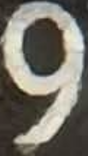
#> input picture img/test/9.png, 88 x 156 px, found by its file name
$ jupyter execute --allow-errors analyse_image.ipynb
#> lines starting #> are read from the running program, lines starting #| are printed output that depends on the picture; after the words box and inside, x2 and y2 are one past the last pixel; in counts of white or black regions, pixels touching at a corner belong together
#> further down, I0 is the input picture: shape (156, 88, 4) float32; mean R, G, B, A 0.462, 0.448, 0.411, 1
# Analyse Image Compteur

[cell 1]
# Import des modules
import matplotlib.pyplot as plt
import numpy as np
import cv2 as cv
from scipy import signal
from skimage import color, measure, morphology, filters

[cell 2]
def get_image_at_correct_shape(image):
    color_shape_length = image.shape[2]
#> color_shape_length = 4
    assert color_shape_length >= 3, "Image must have at least 3 channels"
    if color_shape_length > 3:
        image = image[:,:,:3]
    return image

def get_binaried_image(image, threshold):
    image = get_image_at_correct_shape(image)
    image = color.rgb2gray(image)
#> image: shape (156, 88) float32
    image = image > threshold
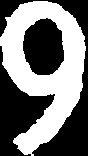
#> image: shape (156, 88) bool; 46.9% white; 1 white region, box (x1, y1, x2, y2) and area: (0, 1, 86, 156) 6440

    return image

def get_image_with_biggest_object(bin_image):
    labels = measure.label(bin_image)
#> labels: shape (156, 88) int32; values 0 (black) and 1 (white), 46.9% white; 1 white region
    regions = measure.regionprops(labels)
#> regions = 1 regions; box (x1, y1, x2, y2) and area: (0, 1, 86, 156) 6440
    idx_max_area = max(enumerate(regions), key=lambda x: x[1].area)[0] + 1
#> idx_max_area = 1
    return np.isin(labels, idx_max_area)

def get_smoothed_image(image, sigma):
#> called with sigma = 2
    image = morphology.dilation(image, morphology.disk(sigma))
#> image: shape (156, 88) bool; 54.7% white; 6 black regions (1 under 20 px), largest, box (x1, y1, x2, y2) and area: (0, 65, 52, 156) 2135, (34, 51, 88, 156) 1707, (25, 20, 62, 73) 1545, (52, 0, 88, 46) 509, (0, 0, 28, 34) 314
    image = morphology.erosion(image, morphology.disk(sigma))
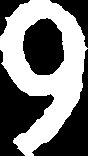
#> image: shape (156, 88) bool; 47.5% white; 1 white region, box (x1, y1, x2, y2) and area: (0, 0, 88, 156) 6523
    return image

def get_binaried_number_image(image, threshold, sigma):
    bin_image = get_binaried_image(image, threshold)
    bin_image = get_image_with_biggest_object(bin_image)
    bin_image = get_smoothed_image(bin_image, sigma)
    return bin_image

def get_number_from_image(number_bin_image):
    correlation_factors = np.zeros(10)
    for i in range(10):
        h = plt.imread(f'./img/ocr/bin{i}.png').copy()
        h = get_binaried_image(h, 0.5).astype(int)

        I = signal.correlate2d(number_bin_image, h, mode='same')

        correlation_factors[i] = np.max(I)

    return np.argmax(correlation_factors)

[cell 3]
I0 = plt.imread('../img/9.png').copy()

threshold = 0.31  # filters.threshold_otsu(I0_threshold)
I0_binary = get_binaried_image(I0, threshold)
I0_binary = get_image_with_biggest_object(I0_binary)
I0_binary = get_smoothed_image(I0_binary, 2)

fig, axs = plt.subplots(1, 2, figsize=(4, 2))

axs[0].imshow(I0, cmap='gray')
axs[0].set_title('Image originale')

axs[1].imshow(I0_binary, cmap='gray')
axs[1].set_title('Image binaire')

for ax in axs.flat:
    ax.axis('off')

[cell 4]
threshold = 0.31  # filters.threshold_otsu(I0_threshold)

thresholds = [0.31, 0.29, 0.35, 0.23, 0.30, 0.32, 0.31, 0.29, 0.25, 0.31]

fig, axs = plt.subplots(10, 2, figsize=(4, 20))

#> (the rest of this cell did not finish here and is left out)

[cell 5]
threshold = 0.5  # filters.threshold_otsu(I0_threshold)
#> threshold = 0.5

#> (the rest of this cell did not finish here and is left out)

[cell 6]
threshold = 0.5  # filters.threshold_otsu(I0_threshold)

Image = plt.imread(f'../img/3bis.png').copy()
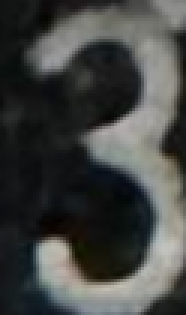
#> input picture img/test/3bis.png, 62 x 105 px, found by its file name (shown 3 times larger)
#> Image is the input picture: shape (105, 62, 4) float32; mean R, G, B, A 0.263, 0.27, 0.262, 1
binaried_Image = get_binaried_image(Image, threshold)
#> in get_binaried_image (call 2), `image = image > threshold`: image: shape (105, 62) bool; 25.3% white; 5 white regions (2 under 20 px), largest, box (x1, y1, x2, y2) and area: (13, 12, 62, 105) 1441, (14, 6, 32, 23) 149, (52, 0, 62, 9) 57

correlation_factors = np.zeros(9)

#> (the rest of this cell did not finish here and is left out)

[cell 7]
# Générer l'image du 9 avec celle du 6

Image6 = plt.imread(f'../img/6.png').copy()
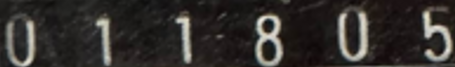
#> input picture img/data/6.png, 455 x 67 px, found by its file name
#> Image6 is the input picture: shape (67, 455, 4) float32; mean R, G, B, A 0.199, 0.186, 0.176, 1
Image9 = cv.flip(Image6, -1)
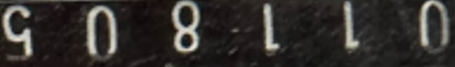
#> Image9: shape (67, 455, 4) float32; mean R, G, B, A 0.199, 0.186, 0.176, 1

plt.imsave(f'../img/9.png', Image9)
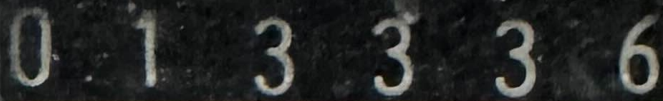
#> input picture img/data/1.png, 663 x 101 px
#> further down, I is the input picture: shape (101, 663, 4) float32; mean R, G, B, A 0.145, 0.152, 0.147, 1

[cell 8]
fig, axs = plt.subplots(8, 6, figsize=(4, 20))

#> (the rest of this cell did not finish here and is left out)

#> in get_binaried_image (call 3), `image = image > threshold`: image: shape (101, 663) bool; 10% white; 15 white regions (9 under 20 px)
#> `labels = measure.label(bin_I)`:
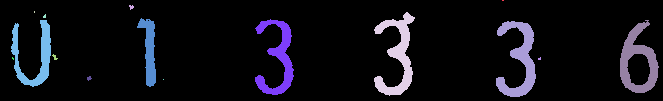
#> labels: shape (101, 663) int32; 16 distinct labels, from 0 to 15; one colour per label, 0 black
#> `regions = measure.regionprops(labels)`: regions = 15 regions; largest, box (x1, y1, x2, y2) and area: (374, 12, 415, 96) 1298, (496, 21, 536, 97) 1298, (620, 20, 659, 93) 1259, (255, 19, 294, 95) 1121, (11, 20, 51, 87) 985
#> `sorted_regions = sorted(regions, key=lambda r: r.area, reverse=True)[:6]`: sorted_regions = 6 regions; box (x1, y1, x2, y2) and area: (374, 12, 415, 96) 1298, (496, 21, 536, 97) 1298, (620, 20, 659, 93) 1259, (255, 19, 294, 95) 1121, (11, 20, 51, 87) 985, (137, 18, 156, 87) 659
#> `numbers_labels = {region.label for region in sorted_regions}`: numbers_labels = 6 items
#> `filtered_I = np.isin(labels, list(numbers_labels))`:
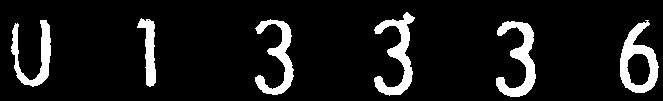
#> filtered_I: shape (101, 663) bool; 9.9% white; 6 white regions, box (x1, y1, x2, y2) and area: (374, 12, 415, 96) 1298, (496, 21, 536, 97) 1298, (620, 20, 659, 93) 1259, (255, 19, 294, 95) 1121, (11, 20, 51, 87) 985, (137, 18, 156, 87) 659
#> the loop `for j, region in enumerate(sorted_regions):` made 6 passes
#> (minr, minc, maxr, maxc) on passes 1 to 6: (20, 11, 87, 51), (18, 137, 87, 156), (19, 255, 95, 294), (12, 374, 96, 415), (21, 496, 97, 536), (20, 620, 93, 659)
#> pass 1, `digit_image = bin_I[minr:maxr, minc:maxc]`:
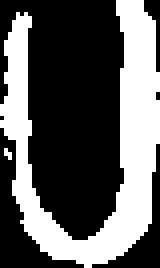
#> digit_image: shape (67, 40) bool (shown 4 times larger); 36.9% white; 2 white regions (1 under 20 px), largest, box (x1, y1, x2, y2) and area: (0, 0, 40, 67) 985
#> pass 3, `digit_image = bin_I[minr:maxr, minc:maxc]`:
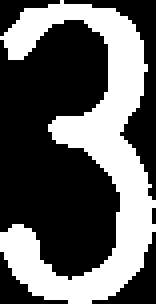
#> digit_image: shape (76, 39) bool (shown 4 times larger); 37.8% white; 1 white region, box (x1, y1, x2, y2) and area: (0, 0, 39, 76) 1121
#> pass 2 of the loop `for i in range(8):`:
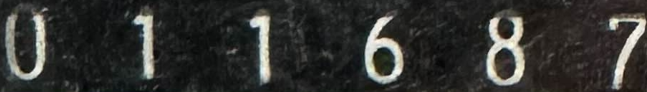
#> input picture img/data/2.png, 647 x 92 px
#> I is the input picture: shape (92, 647, 4) float32; mean R, G, B, A 0.199, 0.2, 0.189, 1
#> `labels = measure.label(bin_I)`:
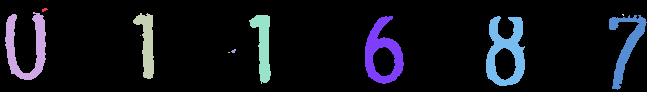
#> labels: shape (92, 647) int32; 12 distinct labels, from 0 to 11; one colour per label, 0 black
#> `regions = measure.regionprops(labels)`: regions = 11 regions; largest, box (x1, y1, x2, y2) and area: (486, 16, 525, 86) 1476, (365, 16, 404, 84) 1245, (5, 12, 46, 80) 1214, (609, 15, 647, 90) 919, (249, 15, 271, 84) 790
#> sorted_regions = 6 regions; box (x1, y1, x2, y2) and area: (486, 16, 525, 86) 1476, (365, 16, 404, 84) 1245, (5, 12, 46, 80) 1214, (609, 15, 647, 90) 919, (249, 15, 271, 84) 790, (133, 13, 154, 79) 730
#> filtered_I: shape (92, 647) bool; 10.7% white; 6 white regions, box (x1, y1, x2, y2) and area: (486, 16, 525, 86) 1476, (365, 16, 404, 84) 1245, (5, 12, 46, 80) 1214, (609, 15, 647, 90) 919, (249, 15, 271, 84) 790, (133, 13, 154, 79) 730
#> the loop `for j, region in enumerate(sorted_regions):` made 6 passes
#> (minr, minc, maxr, maxc) on passes 1 to 6: (12, 5, 80, 46), (13, 133, 79, 154), (15, 249, 84, 271), (16, 365, 84, 404), (16, 486, 86, 525), (15, 609, 90, 647)
#> pass 3, `digit_image = bin_I[minr:maxr, minc:maxc]`:
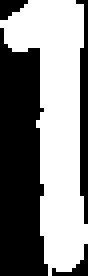
#> digit_image: shape (69, 22) bool (shown 4 times larger); 52% white; 4 black regions, box (x1, y1, x2, y2) and area: (0, 7, 12, 69) 587, (19, 0, 22, 56) 95, (0, 0, 7, 5) 23, (13, 61, 22, 69) 23
#> pass 3 of the loop `for i in range(8):`:
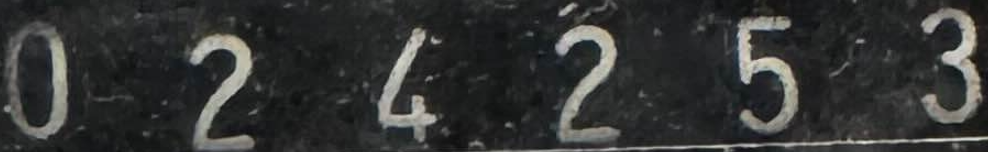
#> input picture img/data/3.png, 988 x 152 px
#> I is the input picture: shape (152, 988, 4) float32; mean R, G, B, A 0.203, 0.207, 0.203, 1
#> `regions = measure.regionprops(labels)`: regions = 37 regions; largest, box (x1, y1, x2, y2) and area: (190, 34, 254, 150) 3023, (555, 25, 619, 142) 2949, (737, 16, 798, 132) 2903, (921, 9, 982, 123) 2710, (378, 28, 437, 142) 2318
#> sorted_regions = 6 regions; box (x1, y1, x2, y2) and area: (190, 34, 254, 150) 3023, (555, 25, 619, 142) 2949, (737, 16, 798, 132) 2903, (921, 9, 982, 123) 2710, (378, 28, 437, 142) 2318, (4, 28, 68, 139) 1907
#> filtered_I: shape (152, 988) bool; 10.5% white; 6 white regions, box (x1, y1, x2, y2) and area: (190, 34, 254, 150) 3023, (555, 25, 619, 142) 2949, (737, 16, 798, 132) 2903, (921, 9, 982, 123) 2710, (378, 28, 437, 142) 2318, (4, 28, 68, 139) 1907
#> the loop `for j, region in enumerate(sorted_regions):` made 6 passes
#> (minr, minc, maxr, maxc) on passes 1 to 6: (28, 4, 139, 68), (34, 190, 150, 254), (28, 378, 142, 437), (25, 555, 142, 619), (16, 737, 132, 798), (9, 921, 123, 982)
#> pass 3, `digit_image = bin_I[minr:maxr, minc:maxc]`:
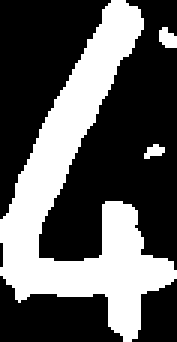
#> digit_image: shape (114, 59) bool (shown 3 times larger); 35.3% white; 3 white regions, box (x1, y1, x2, y2) and area: (0, 0, 59, 114) 2318, (53, 9, 59, 16) 31, (48, 48, 55, 53) 22
  labels = measure.label(bin_I)
  regions = measure.regionprops(labels)
  sorted_regions = sorted(regions, key=lambda r: r.area, reverse=True)[:6]
  sorted_regions = sorted(sorted_regions, key=lambda r: r.centroid[1])
  numbers_labels = {region.label for region in sorted_regions}
  filtered_I = np.isin(labels, list(numbers_labels))

  nombre_final = 0
  for j, region in enumerate(sorted_regions):
    minr, minc, maxr, maxc = region.bbox
    digit_image = bin_I[minr:maxr, minc:maxc]
    axs[i][j].imshow(digit_image, cmap='gray')

  print(nombre_final)


# axs[i].imshow(I, cmap='gray')
# axs[i].set_title(f'compteur-{i+1}')
# axs[i].axis('off')
plt.show()
